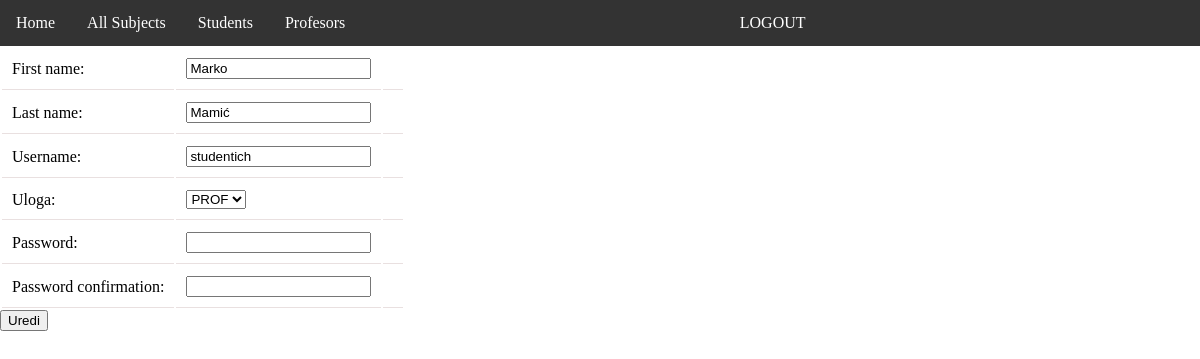
Screenshot of /edit_professor/28 (signed in) with the database file from the repository.
### seminar/models.py (models this page shows, shortened)
class User(AbstractUser):
    uloga = models.ForeignKey(Uloge, on_delete=models.CASCADE, null=True)
    status = models.CharField(max_length=10, choices=(('none', 'None'),('redovni', 'Redovni'), ('izvanredni', 'Izvanredni')))
    REQUIRED_FIELDS = ['email', 'first_name', 'last_name']

### seminar/views.py (the view, shortened to what this page needs)
# urls.py: path('edit_professor/<int:id>', views.edit_professor, name='edit_professor'),
@admin_required
def edit_professor(request,id):
    professor = User.objects.get(pk=id)
    if request.method == 'GET':
         form = NewProfessorForm(instance=professor)
         return render(request, 'edit_professor.html', {'form':form})

### seminar/forms.py (shortened to what this page needs)
class NewProfessorForm(ModelForm):
    password1 = forms.CharField(label='Password', widget=forms.PasswordInput)
    password2 = forms.CharField(label='Password confirmation', widget=forms.PasswordInput)
    uloga = forms.ModelChoiceField(queryset=Uloge.objects.filter(naziv='PROF'), initial=Uloge.objects.get(naziv='PROF'))
    class Meta:
        model = User
        fields = ['first_name', 'last_name', 'username', 'uloga']

### seminar/models.py (called while the page is built)
    def __str__(self):
        return self.naziv

### seminar/templates/edit_professor.html (shortened to what this page needs)
{% extends 'base.html'%}
{% block content %}
<form method="POST">
    <table>
      {% for field in form %}
        <tr>
          <td>{{ field.label_tag }}</td>
          <td>{{ field }}</td>
          <td style="color: red">
          </td>
        </tr>
      {% endfor %}
    </table>
    <input type="submit" value="Uredi" class="submit">
  </form>
{% endblock %}

### static/css/style.css (style rules this page uses)
*, body { margin: 0; }
td { border-bottom: 1px solid #e9e0e0; padding: 10px; }

### rows the page displays
User: form "Marko" "Mamić" "studentich" "PROF"

### other values shown
{{ field.label_tag }} "First name:" "Last name:" "Username:" "Uloga:" "Password:" "Password confirmation:"
